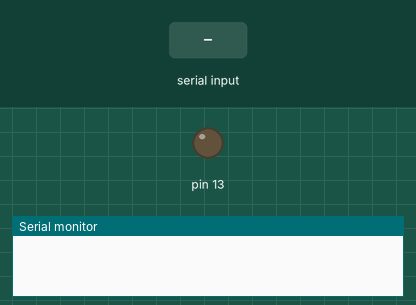
This sketch was run on a simulated Arduino Uno, built with avr-gcc and run on an emulated ATmega328P. Parts: output pins drawn as LEDs (lit = HIGH), the last lines printed to the serial monitor. The inputs (shaded band) are chosen by the test bench.

Above: at 1.2 s.
1.3 s: "1" received over Serial
At 2.6 s:
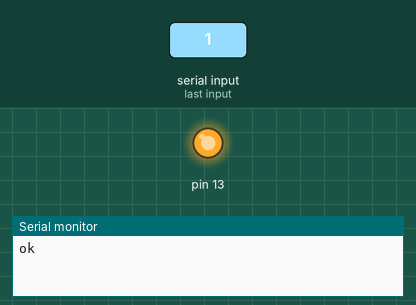
Timing chart, 0 to 4.3 s (numbered marks = the images above; inputs shaded):
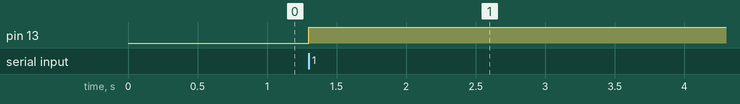

Measured:
- after the input at 1.3 s, pin 13: LOW → HIGH at once

The sketch:

Ied_test.ino
```cpp
int incomedate = 0;
void setup() {
    Serial.begin(9600); //设置串口波特率9600
}

void loop() {
    while (Serial.available() > 0)//串口接收到数据
    {
    incomedate = Serial.read();//获取串口接收到的数据
    if (incomedate == '1')
    {
    //若接收到1则执行
        pinMode(13, OUTPUT);
        digitalWrite(13, HIGH); //亮灯
        Serial.println("ok"); //向树莓派发送信息
    }
    delay(5);
    }
}
```
